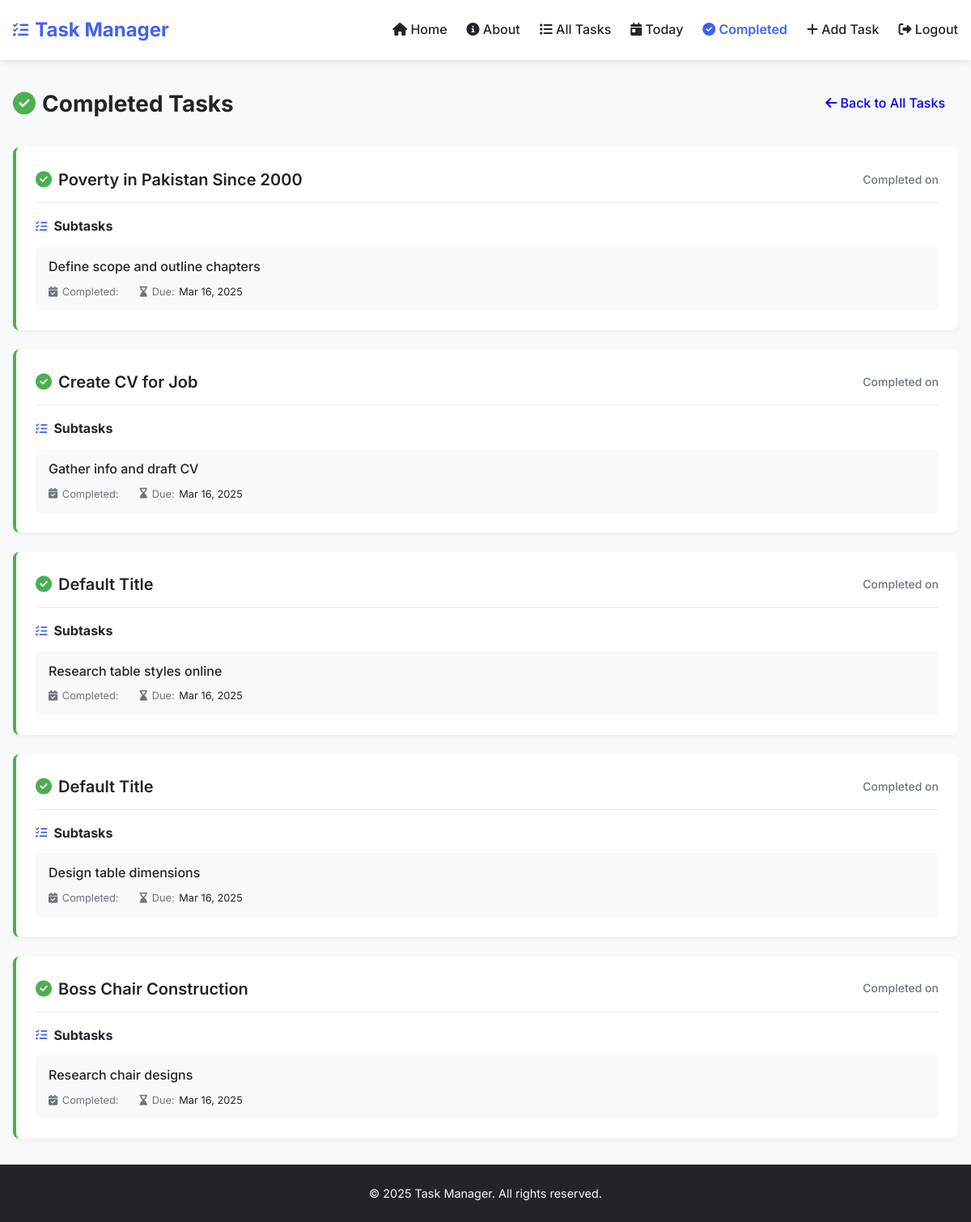
The app's page /completed_tasks/ (signed in) with its own data.
### task_manager/models.py (models this page shows, shortened)
class Task(models.Model):
    description = models.TextField()
    title = models.CharField(max_length=200, blank=True, null=True)  # Add title field
    start_date = models.DateField()
    due_date = models.DateField()
    priority = models.CharField(max_length=10, choices=[
        ('High', 'High'),
        ('Medium', 'Medium'),
        ('Low', 'Low'),
    ])
    completed = models.BooleanField(default=False)

class Subtask(models.Model):
    task = models.ForeignKey(Task, on_delete=models.CASCADE)
    description = models.TextField()
    due_date = models.DateField()
    completed = models.BooleanField(default=False)

### task_manager/views.py (the view)
# urls.py: path("completed_tasks/", views.completed_tasks, name="completed_tasks"),
@login_required
def completed_tasks(request):
    completed_subtasks = Subtask.objects.filter(completed=True)
    completed_tasks_list = []
    for subtask in completed_subtasks:
        if subtask.task not in [item['task'] for item in completed_tasks_list]:
            completed_tasks_list.append({'task': subtask.task, 'subtasks': [subtask]})
        else:
            for item in completed_tasks_list:
                if item['task'] == subtask.task:
                    item['subtasks'].append(subtask)
                    break
    return render(request, 'completed_tasks.html', {'completed_tasks': completed_tasks_list})

### task_manager/templates/completed_tasks.html (shortened to what this page needs)
{% extends 'base.html' %}
{% block content %}
<div class="page-header">
    <div class="page-header-content">
        <h2 class="page-title">
            <i class="fas fa-check-circle"></i> Completed Tasks
        </h2>
        <div class="page-actions">
            <a href="{% url 'all_tasks' %}" class="btn btn-secondary">
                <i class="fas fa-arrow-left"></i> Back to All Tasks
            </a>
        </div>
    </div>
</div>
{% if completed_tasks %}
    <div class="completed-tasks-list">
        {% for item in completed_tasks %}
            <div class="completed-task-card">
                <div class="completed-task-header">
                    <h3 class="completed-task-title">
                        <i class="fas fa-check-circle completed-icon"></i>
                        {{ item.task.title }}
                    </h3>
                    <span class="completed-date">
                        Completed on {{ item.task.completed_date|date:"M d, Y" }}
                    </span>
                </div>
                {% if item.subtasks %}
                    <div class="subtasks-list">
                        <h4 class="subtasks-heading">
                            <i class="fas fa-tasks"></i> Subtasks
                        </h4>
                        <ul class="subtasks">
                            {% for subtask in item.subtasks %}
                                <li class="subtask-item">
                                    <div class="subtask-content">
                                        <span class="subtask-description">{{ subtask.description }}</span>
                                        <span class="subtask-meta">
                                            <i class="fas fa-calendar-check"></i> Completed:
                                        </span>
                                        <span class="subtask-meta">
                                            <i class="fas fa-hourglass-end"></i> Due:
                                            <span class="subtask-date">{{ subtask.due_date|date:"M d, Y" }}</span>
                                        </span>
                                    </div>
                                </li>
                            {% endfor %}
                        </ul>
                    </div>
                {% endif %}
            </div>
        {% endfor %}
    </div>
{% endif %}
{% endblock %}

### task_manager/templates/base.html (style rules this page uses)
:root { --primary: #4361ee; --primary-light: #4895ef; --success: #4CAF50; --success-light: #a7e9af; --danger: #ef476f; --warning: #ffd166; --dark: #212529; --gray: #6c757d; --light: #f8f9fa; --white: #ffffff; }
* { margin: 0; padding: 0; box-sizing: border-box; }
body { font-family: 'Inter', sans-serif; line-height: 1.6; color: var(--dark); background-color: var(--light); padding: 0; margin: 0; }
.btn { display: inline-block; padding: 0.5rem 1rem; border-radius: 4px; font-weight: 500; text-decoration: none; cursor: pointer; transition: all 0.3s; border: none; }

### task_manager/templates/completed_tasks.html (style rules this page uses)
.page-header { margin-bottom: 2rem; }
.page-header-content { display: flex; justify-content: space-between; align-items: center; }
.page-title { font-size: 1.75rem; margin: 0; color: var(--dark); display: flex; align-items: center; gap: 0.5rem; }
.page-title i { color: var(--success); }
.completed-tasks-list { display: flex; flex-direction: column; gap: 1.5rem; }
.completed-task-card { background-color: var(--white); border-radius: 8px; padding: 1.5rem; box-shadow: 0 2px 4px rgba(0, 0, 0, 0.05); border-left: 4px solid var(--success); }
.completed-task-header { display: flex; justify-content: space-between; align-items: center; margin-bottom: 1rem; padding-bottom: 0.75rem; border-bottom: 1px solid #e9ecef; }
.completed-task-title { font-size: 1.25rem; margin: 0; font-weight: 600; display: flex; align-items: center; gap: 0.5rem; }
.completed-icon { color: var(--success); }
.completed-date { color: var(--gray); font-size: 0.875rem; font-weight: 500; }
.subtasks-heading { font-size: 1rem; margin: 0 0 0.75rem 0; color: var(--dark); display: flex; align-items: center; gap: 0.5rem; }
.subtasks-heading i { color: var(--primary); font-size: 0.9rem; }
.subtasks { list-style: none; margin: 0; padding: 0; display: flex; flex-direction: column; gap: 0.75rem; }
.subtask-item { background-color: #f8f9fa; padding: 0.75rem 1rem; border-radius: 6px; display: flex; align-items: center; gap: 0.5rem; }
.subtask-content { flex: 1; }
.subtask-description { display: block; font-weight: 500; margin-bottom: 0.25rem; }
.subtask-meta { display: inline-flex; align-items: center; gap: 0.35rem; color: var(--gray); font-size: 0.8rem; margin-right: 1rem; }
.subtask-date { color: var(--dark); }

### records on screen
Task: task "Poverty in Pakistan Since 2000"
Subtask: description "Define scope and outline chapters", due_date "Mar 16, 2025"
Task: task "Create CV for Job"
Subtask: description "Gather info and draft CV", due_date "Mar 16, 2025"
Task: task "Default Title"
Subtask: description "Research table styles online", due_date "Mar 16, 2025"
Task: task "Default Title"
Subtask: description "Design table dimensions", due_date "Mar 16, 2025"
Task: task "Boss Chair Construction"
Subtask: description "Research chair designs", due_date "Mar 16, 2025"
